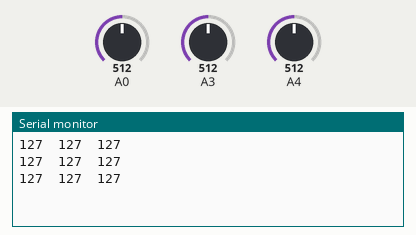
This sketch was run on a simulated Arduino Uno, built with avr-gcc and run on an emulated ATmega328P. Shown: the last lines printed to the serial monitor. Inputs (shaded band) come from the test bench; at power-on: A0 = 512, A3 = 512, A4 = 512.

Above: at 1.3 s.
1.4 s: A0 set to 716
At 1.9 s:
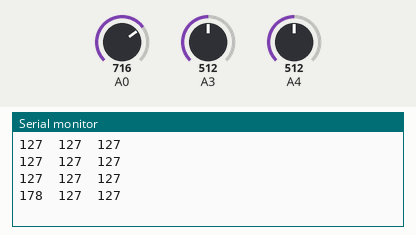
2.9 s: A3 set to 716
At 3.4 s:
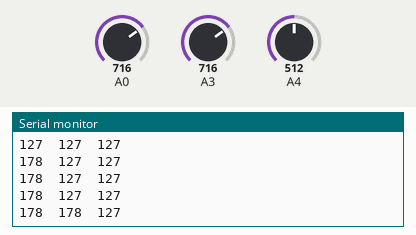
4.4 s: A4 set to 716
At 4.9 s:
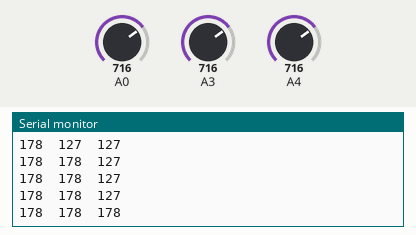
5.9 s: A0 set to 900
At 6.4 s:
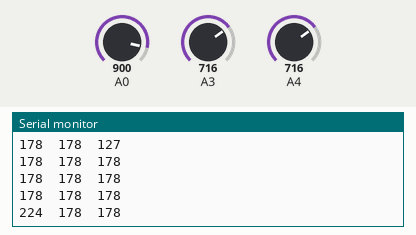
7.4 s: A3 set to 900
At 7.9 s:
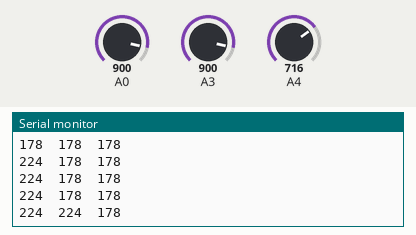
8.9 s: A4 set to 900
At 9.4 s:
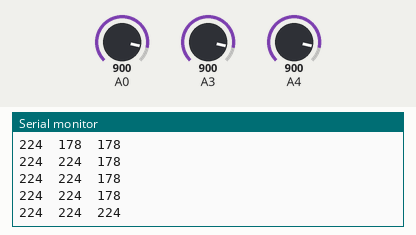
Timing chart, 0 to 11.4 s (numbered marks = the images above; inputs shaded):
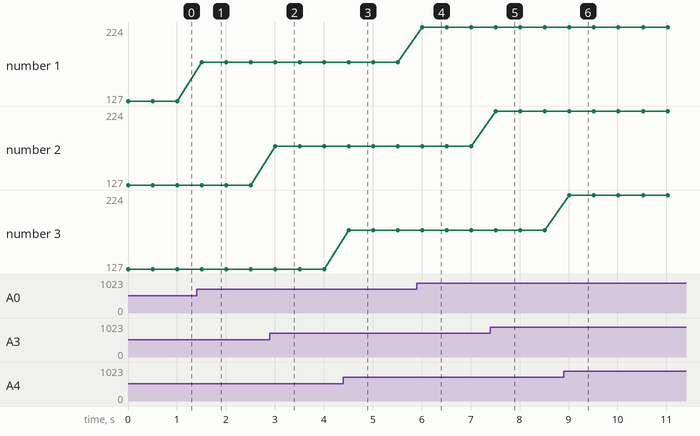

The sketch:

Final_tres_variables.ino
```cpp
void setup(){

  Serial.begin(9600); // start serial communication

}

void loop(){

  String t = String(map(analogRead(A0), 0, 1023, 0, 255));

  String l = String(map(analogRead(A3), 0, 1023, 0, 255));

  String h = String(map(analogRead(A4), 0, 1023, 0, 255));

  Serial.println(t + '\t' + l + '\t' + h);

  delay(500);

}
```

Measured:
- after the input at 1.4 s, the serial monitor: prints a new line after 0.10 s (image 1)
- after the input at 2.9 s, the serial monitor: prints a new line after 0.11 s (image 2)
- after the input at 4.4 s, the serial monitor: prints a new line after 0.11 s (image 3)
- after the input at 5.9 s, the serial monitor: prints a new line after 0.11 s (image 4)
- after the input at 7.4 s, the serial monitor: prints a new line after 0.12 s (image 5)
- after the input at 8.9 s, the serial monitor: prints a new line after 0.12 s (image 6)
- plotted number 1: 127 → 178 after the input at 1.4 s, 178 → 224 after the input at 5.9 s
